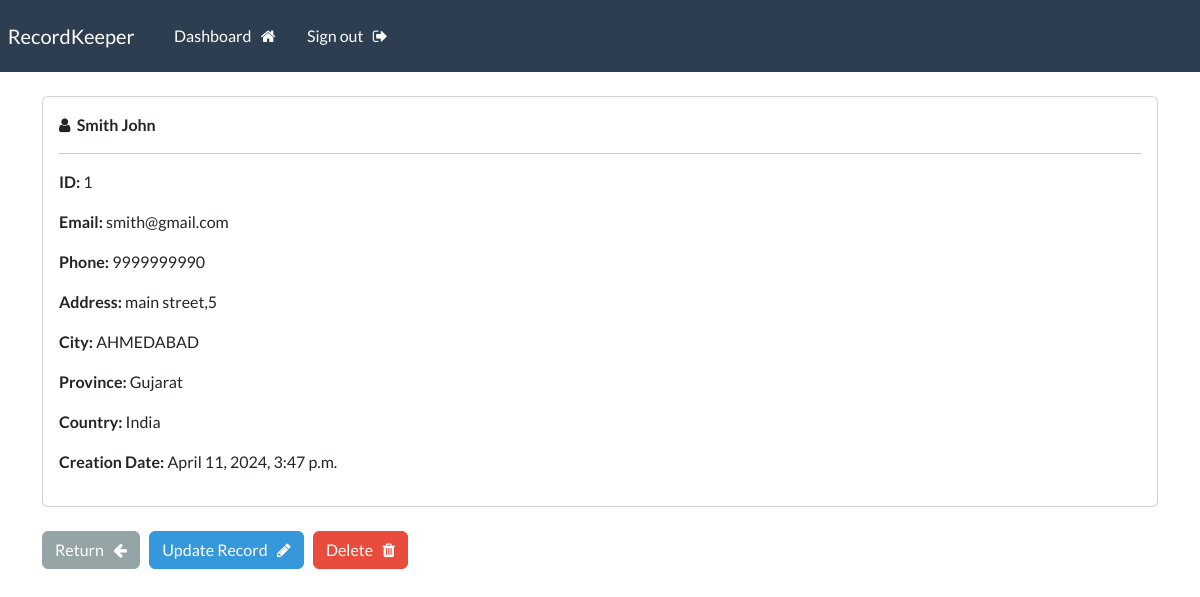
The page /record/1 (signed in) on the database its author committed.
### webapp/models.py (models this page shows, shortened)
class Record(models.Model):
    creation_date=models.DateTimeField(auto_now_add=True)
    first_name=models.CharField(max_length=100)
    last_name=models.CharField(max_length=100)
    email=models.CharField(max_length=255)
    phone=models.CharField(max_length=20)
    address=models.CharField(max_length=300)
    city=models.CharField(max_length=100)
    province=models.CharField(max_length=180)
    country=models.CharField(max_length=200)

### webapp/views.py (the view)
# urls.py: path('record/<int:pk>',views.single_record, name="record"),
@login_required(login_url='my-login')
def single_record(request , pk):
    all_records=Record.objects.get(id=pk)
    context={'record':all_records}
    return render(request, 'webapp/view-record.html' ,context=context)

### webapp/templates/webapp/view-record.html (shortened to what this page needs)
{% extends 'webapp/base.html' %}
{% block content %}
<div class="card">
    <div class="card-body">
        <i class="fa fa-user" aria-hidden="true"></i>&nbsp;
        <strong>
            {{record.last_name}}
            {{record.first_name}}
        </strong>
        <hr>
        <p><strong> ID: </strong>{{record.id}}</p>
        <p><strong> Email: </strong>{{record.email}}</p>
        <p><strong> Phone: </strong>{{record.phone}}</p>
        <p><strong> Address: </strong>{{record.address}}</p>
        <p><strong> City: </strong>{{record.city}}</p>
        <p><strong> Province: </strong>{{record.province}}</p>
        <p><strong> Country: </strong>{{record.country}}</p>
        <p><strong> Creation Date: </strong>{{record.creation_date}}</p>
    </div>
</div>
<br>
<a href="{% url 'dashboard' %}" class="btn btn-secondary">Return &nbsp; <i class="fa fa-arrow-left" aria-hidden="true"></i></a>
<a href="{% url 'update-record' record.id %}" class="btn btn-info">Update Record &nbsp; <i class="fa fa-pencil" aria-hidden="true"></i></a>
<a href="{% url 'delete-record' record.id %}" class="btn btn-danger">Delete &nbsp; <i class="fa fa-trash" aria-hidden="true"></i>
</a>
{% endblock %}

### rows shown on the page
Record: last_name "Smith", first_name "John", id "1", email "smith@gmail.com", phone "9999999990", address "main street,5", city "AHMEDABAD", province "Gujarat", country "India", creation_date "April 11, 2024, 3:47 p.m."
